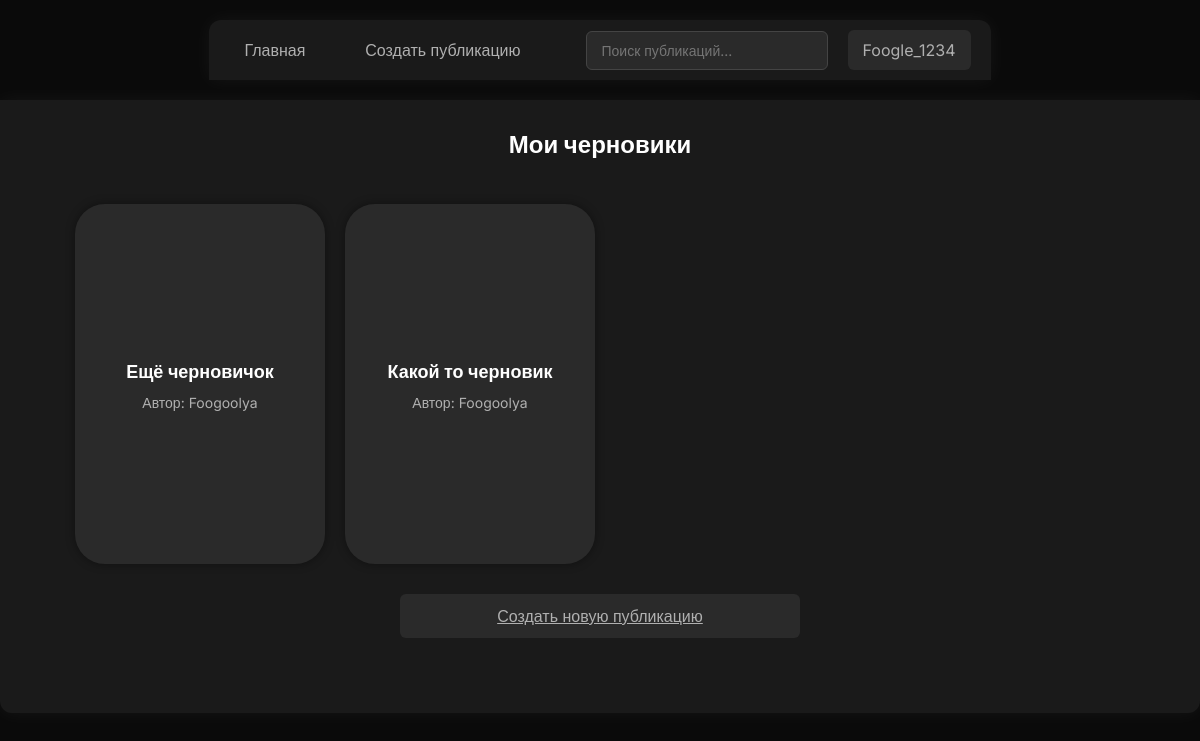
The app's page /drafts.php (signed in) with its own data.
### tables this page shows
CREATE TABLE `Posts` (
  `id_p` int(11) NOT NULL,
  `id_type` int(11) DEFAULT NULL,
  `id_u` int(11) NOT NULL,
  `title` varchar(200) NOT NULL COMMENT 'заголовок',
  `content` longtext NOT NULL COMMENT 'содержание',
  `create_at` timestamp NOT NULL COMMENT 'дата создания',
  `avRate` float DEFAULT NULL,
  `isNote` tinyint(1) DEFAULT NULL,
  `ownPrev` blob
);

### drafts.php (the view, shortened to what this page needs)
<?php
require_once 'header.php';
$conn = new mysqli(
    $config['db_host'],
    $config['db_user'],
    $config['db_pass'],
    $config['db_name']
);
$conn->set_charset("utf8");
$userId = (int)$_SESSION['user_id'];
$sql = "
    SELECT
        p.id_p,
        p.title,
        COALESCE(NULLIF(u.username, ''), u.login) AS author_name
    FROM Posts p
    JOIN Users u ON p.id_u = u.Id_U
    WHERE p.isNote = 1 AND p.id_u = {$userId}
    ORDER BY p.create_at DESC
";
$result = $conn->query($sql);
?>
<h2>Мои черновики</h2>
<div class="posts-wrapper">
    <?php if ($result && $result->num_rows > 0): ?>
        <div class="posts-grid">
            <?php while ($row = $result->fetch_assoc()): ?>
                    <a class="post-card-link" href="create_publication.php?draft_id=<?php echo (int)$row['id_p']; ?>">
                        <div class="post-card">
                                <div class="post-card-title">
                                    <?php echo htmlspecialchars($row['title']); ?>
                                </div>
                                <div class="post-card-author">
                                    Автор: <?php echo htmlspecialchars($row['author_name']); ?>
                                </div>
                        </div>
                    </a>
            <?php endwhile; ?>
        </div>
    <?php else: ?>
        <p style="margin-bottom: 20px">У вас пока нет черновиков.</p>
    <?php endif; ?>
    <div style="display: flex; justify-content: center;">
        <a href="create_publication.php" class="new-publication-btn">Создать новую публикацию</a>
    </div>
</div>

### style.css (style rules this page uses)
* { color: #ffffff; margin: 0; padding: 0; box-sizing: border-box; font-family: "Inter", sans-serif; }
body { background-color: #0a0a0a; min-height: 90vh; min-width: 150vh; display: flex; justify-content: center; align-items: center; overflow-x: hidden; flex-direction: column; }
.new-publication-btn { background-color: #2a2a2a; color: #b0b0b0; border: none; padding: 12px 25px; font-size: 16px; border-radius: 6px; cursor: pointer; margin: 10px; width: 100%; transition: all 0.2s ease; }
h2 { text-align: center; margin-bottom: 20px; color: #ffffff; }
.posts-wrapper { margin: 20px; padding: 15px; }
.posts-grid { display: flex; flex-direction: row; flex-wrap: wrap; }
.post-card-link { text-decoration: none; color: inherit; }
.post-card { width: 250px; height: 360px; padding: 3px; margin: 10px; border-radius: 30px; background-color: #2a2a2a; box-shadow: 0 0 10px rgba(0, 0, 0, 0.4); display: flex; flex-direction: column; justify-content: center; align-items: center; border: 1px solid transparent; transition: background-color 0.2s ease, box-shadow 0.2s ease, border-color 0.2s ease, transform 0.1s ease; }
.post-card-title { padding: 3px; display: flex; align-items: center; justify-content: center; font-size: 18px; font-weight: 600; margin-bottom: 8px; color: #ffffff; text-align: center; word-wrap: break-word; overflow-wrap: break-word; }
.post-card-author { display: flex; align-items: center; justify-content: center; font-size: 14px; color: #b0b0b0; text-align: center; }
.new-publication-btn { display: inline-block; margin-top: 20px; width: 400px; text-align: center; }
.post-card { position: relative; }

### records on screen
posts: title "Ещё черновичок", author_name "Foogoolya"
posts: title "Какой то черновик", author_name "Foogoolya"

### other values on screen
$displayName "Foogle_1234"
